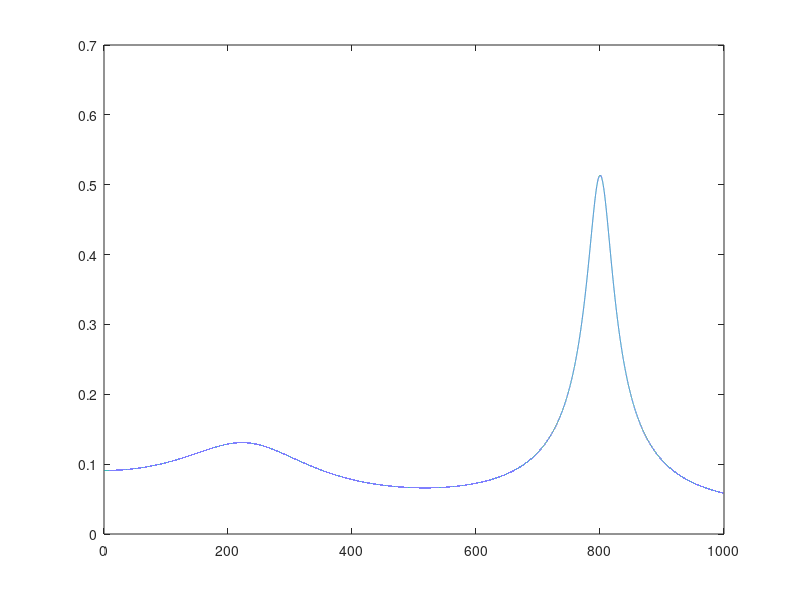

MATLAB code to generate this figure:
Ji = -10;
Je = 1;
tau_i = 0.01;
tau_e = 0.01;
D = 0.01;

om = 0:0.01:1000;

%me_iw = (1 + exp(-i*2*om*D)*Je*Ji ./ (1 + i*om*tau_i)) ./ (1 + i*om*tau_e);
me_iw = 1 ./ (1 + i*om*tau_e - Ji*exp(-i*om*D));

plot(om, abs(me_iw));
